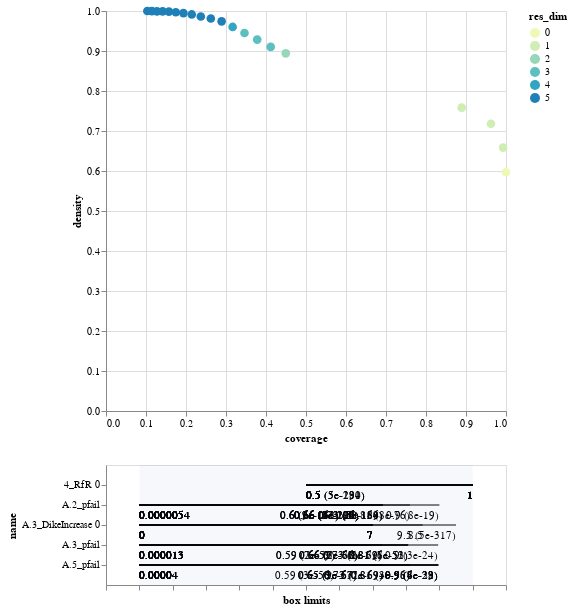

Notebook code for this chart:
### Code cell
box_damage_r10.inspect_tradeoff()

### Figure 1 — Vega-Lite specification as saved in the notebook (floating-point values rounded to 4 significant figures)
{"config": {"view": {"continuousWidth": 400, "continuousHeight": 300}}, "vconcat": [{"data": {"name": "data-4ef427623e35643622fd56e97c646965"}, "mark": {"type": "circle", "size": 75}, "encoding": {"color": {"type": "ordinal", "field": "res_dim", "scale": {"range": ["#eff9b6", "#d0edb3", "#97d6b9", "#5dc0c0", "#31a5c2", "#1f80b8", "#2354a3", "#21318d"]}}, "opacity": {"condition": {"value": 1, "selection": "selector003"}, "value": 0.4}, "tooltip": [{"type": "ordinal", "field": "id"}, {"type": "quantitative", "field": "coverage", "format": ".2"}, {"type": "quantitative", "field": "density", "format": ".2"}, {"type": "ordinal", "field": "res_dim"}], "x": {"type": "quantitative", "field": "coverage"}, "y": {"type": "quantitative", "field": "density"}}, "height": 400, "selection": {"selector003": {"type": "single", "fields": ["id"]}}, "width": 400}, {"layer": [{"data": {"name": "data-368e94e3fdd1f985b123e6e7dbbd942c"}, "mark": "rule", "encoding": {"x": {"type": "quantitative", "axis": {"grid": false, "labels": false, "title": "box limits"}, "field": "x_lower", "scale": {"domain": [0, 1], "padding": 0.1}}, "x2": {"field": "x_upper"}, "y": {"type": "nominal", "field": "name", "scale": {"padding": 1.0}}}, "transform": [{"calculate": "(datum.x1-datum.minimum)/(datum.maximum-datum.minimum)", "as": "x_lower"}, {"calculate": "(datum.x2-datum.minimum)/(datum.maximum-datum.minimum)", "as": "x_upper"}, {"filter": {"selection": "selector003"}}], "width": 400}, {"data": {"name": "data-368e94e3fdd1f985b123e6e7dbbd942c"}, "mark": {"type": "text", "align": "left", "baseline": "top", "dy": 5}, "encoding": {"text": {"type": "ordinal", "field": "text"}, "x": {"type": "quantitative", "axis": {"grid": false, "labels": false, "title": "box limits"}, "field": "x_lower", "scale": {"domain": [0, 1], "padding": 0.1}}, "x2": {"field": "x_upper"}, "y": {"type": "nominal", "field": "name", "scale": {"padding": 1.0}}}, "transform": [{"calculate": "(datum.x1-datum.minimum)/(datum.maximum-datum.minimum)", "as": "x_lower"}, {"calculate": "(datum.x2-datum.minimum)/(datum.maximum-datum.minimum)", "as": "x_upper"}, {"filter": {"selection": "selector003"}}, {"calculate": "datum.qp_lower>0?format(datum.x1, \".2\")+\" (\"+format(datum.qp_lower, \".1~g\")+\")\" :format(datum.x1, \".2\")", "as": "text"}], "width": 400}, {"data": {"name": "data-368e94e3fdd1f985b123e6e7dbbd942c"}, "mark": {"type": "text", "align": "right", "baseline": "top", "dy": 5}, "encoding": {"text": {"type": "ordinal", "field": "text"}, "x": {"type": "quantitative", "field": "x_upper"}, "x2": {"field": "x_upper"}, "y": {"type": "nominal", "field": "name", "scale": {"padding": 1.0}}}, "transform": [{"calculate": "(datum.x1-datum.minimum)/(datum.maximum-datum.minimum)", "as": "x_lower"}, {"calculate": "(datum.x2-datum.minimum)/(datum.maximum-datum.minimum)", "as": "x_upper"}, {"filter": {"selection": "selector003"}}, {"calculate": "datum.qp_upper>0?format(datum.x2, \".2\")+\" (\"+format(datum.qp_upper, \".1\")+\")\" :format(datum.x2, \".2\")", "as": "text"}], "width": 400}, {"data": {"name": "data-bb8d07f6df3d47a6a475317795287b23"}, "mark": {"type": "rect", "opacity": 0.05}, "encoding": {"x": {"type": "quantitative", "field": "start"}, "x2": {"field": "end"}}}, {"data": {"name": "data-d751713988987e9331980363e24189ce"}, "mark": "point", "encoding": {"x": {"type": "quantitative", "field": "x"}, "y": {"type": "nominal", "field": "name"}}, "transform": [{"filter": {"selection": "selector003"}}], "width": 400}, {"data": {"name": "data-d751713988987e9331980363e24189ce"}, "mark": {"type": "text", "align": "center", "baseline": "top", "dy": 5}, "encoding": {"text": {"type": "nominal", "field": "item"}, "x": {"type": "quantitative", "field": "x"}, "y": {"type": "nominal", "field": "name"}}, "transform": [{"filter": {"selection": "selector003"}}], "width": 400}]}], "$schema": "https://vega.github.io/schema/vega-lite/v4.8.1.json", "datasets": {"data-4ef427623e35643622fd56e97c646965": [{"coverage": 1.0, "density": 0.5969, "id": 0, "mass": 1.0, "mean": 0.5969, "res_dim": 0}, {"coverage": 0.9929, "density": 0.6585, "id": 1, "mass": 0.9, "mean": 0.6585, "res_dim": 1}, {"coverage": 0.9624, "density": 0.718, "id": 2, "mass": 0.8, "mean": 0.718, "res_dim": 1}, {"coverage": 0.8893, "density": 0.7583, "id": 3, "mass": 0.7, "mean": 0.7583, "res_dim": 1}, {"coverage": 0.4494, "density": 0.8942, "id": 4, "mass": 0.3, "mean": 0.8942, "res_dim": 2}, {"coverage": 0.4118, "density": 0.9103, "id": 5, "mass": 0.27, "mean": 0.9103, "res_dim": 3}, {"coverage": 0.378, "density": 0.9286, "id": 6, "mass": 0.243, "mean": 0.9286, "res_dim": 3}, {"coverage": 0.3462, "density": 0.9449, "id": 7, "mass": 0.2187, "mean": 0.9449, "res_dim": 3}, {"coverage": 0.3166, "density": 0.9601, "id": 8, "mass": 0.1968, "mean": 0.9601, "res_dim": 4}, {"coverage": 0.289, "density": 0.9741, "id": 9, "mass": 0.1771, "mean": 0.9741, "res_dim": 5}, {"coverage": 0.262, "density": 0.9812, "id": 10, "mass": 0.1594, "mean": 0.9812, "res_dim": 5}, {"coverage": 0.237, "density": 0.9863, "id": 11, "mass": 0.1434, "mean": 0.9863, "res_dim": 5}, {"coverage": 0.2144, "density": 0.9914, "id": 12, "mass": 0.1291, "mean": 0.9914, "res_dim": 5}, {"coverage": 0.1935, "density": 0.9947, "id": 13, "mass": 0.1161, "mean": 0.9947, "res_dim": 5}, {"coverage": 0.1745, "density": 0.9968, "id": 14, "mass": 0.1045, "mean": 0.9968, "res_dim": 5}, {"coverage": 0.1573, "density": 0.9984, "id": 15, "mass": 0.09402, "mean": 0.9984, "res_dim": 5}, {"coverage": 0.1416, "density": 0.9989, "id": 16, "mass": 0.0846, "mean": 0.9989, "res_dim": 5}, {"coverage": 0.1275, "density": 0.9992, "id": 17, "mass": 0.07614, "mean": 0.9992, "res_dim": 5}, {"coverage": 0.1147, "density": 0.9996, "id": 18, "mass": 0.06852, "mean": 0.9996, "res_dim": 5}, {"coverage": 0.1033, "density": 1.0, "id": 19, "mass": 0.06165, "mean": 1.0, "res_dim": 5}], "data-368e94e3fdd1f985b123e6e7dbbd942c": [{"x1": 0.0, "x2": 9.5, "name": "A.3_DikeIncrease 0", "id": 1, "minimum": 0.0, "maximum": 10.0, "qp_lower": -1.0, "qp_upper": 4.781e-317}, {"x1": 0.0, "x2": 8.5, "name": "A.3_DikeIncrease 0", "id": 2, "minimum": 0.0, "maximum": 10.0, "qp_lower": -1.0, "qp_upper": 0.0}, {"x1": 0.0, "x2": 7.0, "name": "A.3_DikeIncrease 0", "id": 3, "minimum": 0.0, "maximum": 10.0, "qp_lower": -1.0, "qp_upper": 0.0}, {"x1": 0.5, "x2": 1.0, "name": "4_RfR 0", "id": 4, "minimum": 0.0, "maximum": 1.0, "qp_lower": 0.0, "qp_upper": -1.0}, {"x1": 0.0, "x2": 7.0, "name": "A.3_DikeIncrease 0", "id": 4, "minimum": 0.0, "maximum": 10.0, "qp_lower": -1.0, "qp_upper": 0.0}, {"x1": 5.392e-06, "x2": 0.9001, "name": "A.2_pfail", "id": 5, "minimum": 5.392e-06, "maximum": 0.9998, "qp_lower": -1.0, "qp_upper": 7.566e-19}, {"x1": 0.5, "x2": 1.0, "name": "4_RfR 0", "id": 5, "minimum": 0.0, "maximum": 1.0, "qp_lower": 0.0, "qp_upper": -1.0}, {"x1": 0.0, "x2": 7.0, "name": "A.3_DikeIncrease 0", "id": 5, "minimum": 0.0, "maximum": 10.0, "qp_lower": -1.0, "qp_upper": 0.0}, {"x1": 5.392e-06, "x2": 0.8116, "name": "A.2_pfail", "id": 6, "minimum": 5.392e-06, "maximum": 0.9998, "qp_lower": -1.0, "qp_upper": 7.885e-76}, {"x1": 0.5, "x2": 1.0, "name": "4_RfR 0", "id": 6, "minimum": 0.0, "maximum": 1.0, "qp_lower": 0.0, "qp_upper": -1.0}, {"x1": 0.0, "x2": 7.0, "name": "A.3_DikeIncrease 0", "id": 6, "minimum": 0.0, "maximum": 10.0, "qp_lower": -1.0, "qp_upper": 0.0}, {"x1": 5.392e-06, "x2": 0.7301, "name": "A.2_pfail", "id": 7, "minimum": 5.392e-06, "maximum": 0.9998, "qp_lower": -1.0, "qp_upper": 4.61e-156}, {"x1": 0.5, "x2": 1.0, "name": "4_RfR 0", "id": 7, "minimum": 0.0, "maximum": 1.0, "qp_lower": 0.0, "qp_upper": -1.0}, {"x1": 0.0, "x2": 7.0, "name": "A.3_DikeIncrease 0", "id": 7, "minimum": 0.0, "maximum": 10.0, "qp_lower": -1.0, "qp_upper": 0.0}, {"x1": 5.392e-06, "x2": 0.7301, "name": "A.2_pfail", "id": 8, "minimum": 5.392e-06, "maximum": 0.9998, "qp_lower": -1.0, "qp_upper": 2.855e-169}, {"x1": 4.033e-05, "x2": 0.8967, "name": "A.5_pfail", "id": 8, "minimum": 4.033e-05, "maximum": 0.9999, "qp_lower": -1.0, "qp_upper": 5.882e-23}, {"x1": 0.5, "x2": 1.0, "name": "4_RfR 0", "id": 8, "minimum": 0.0, "maximum": 1.0, "qp_lower": 0.0, "qp_upper": -1.0}, {"x1": 0.0, "x2": 7.0, "name": "A.3_DikeIncrease 0", "id": 8, "minimum": 0.0, "maximum": 10.0, "qp_lower": -1.0, "qp_upper": 0.0}, {"x1": 5.392e-06, "x2": 0.7301, "name": "A.2_pfail", "id": 9, "minimum": 5.392e-06, "maximum": 0.9998, "qp_lower": -1.0, "qp_upper": 2.137e-184}, {"x1": 1.327e-05, "x2": 0.8963, "name": "A.3_pfail", "id": 9, "minimum": 1.327e-05, "maximum": 0.9997, "qp_lower": -1.0, "qp_upper": 2.742e-24}, {"x1": 4.033e-05, "x2": 0.8967, "name": "A.5_pfail", "id": 9, "minimum": 4.033e-05, "maximum": 0.9999, "qp_lower": -1.0, "qp_upper": 4.254e-28}, {"x1": 0.5, "x2": 1.0, "name": "4_RfR 0", "id": 9, "minimum": 0.0, "maximum": 1.0, "qp_lower": 0.0, "qp_upper": -1.0}, {"x1": 0.0, "x2": 7.0, "name": "A.3_DikeIncrease 0", "id": 9, "minimum": 0.0, "maximum": 10.0, "qp_lower": -1.0, "qp_upper": 0.0}, {"x1": 5.392e-06, "x2": 0.7301, "name": "A.2_pfail", "id": 10, "minimum": 5.392e-06, "maximum": 0.9998, "qp_lower": -1.0, "qp_upper": 3.361e-184}, {"x1": 1.327e-05, "x2": 0.8061, "name": "A.3_pfail", "id": 10, "minimum": 1.327e-05, "maximum": 0.9997, "qp_lower": -1.0, "qp_upper": 5.769e-52}, {"x1": 4.033e-05, "x2": 0.8967, "name": "A.5_pfail", "id": 10, "minimum": 4.033e-05, "maximum": 0.9999, "qp_lower": -1.0, "qp_upper": 7.957e-29}, {"x1": 0.5, "x2": 1.0, "name": "4_RfR 0", "id": 10, "minimum": 0.0, "maximum": 1.0, "qp_lower": 0.0, "qp_upper": -1.0}, {"x1": 0.0, "x2": 7.0, "name": "A.3_DikeIncrease 0", "id": 10, "minimum": 0.0, "maximum": 10.0, "qp_lower": -1.0, "qp_upper": 0.0}, {"x1": 5.392e-06, "x2": 0.6581, "name": "A.2_pfail", "id": 11, "minimum": 5.392e-06, "maximum": 0.9998, "qp_lower": -1.0, "qp_upper": 3.197e-213}, {"x1": 1.327e-05, "x2": 0.8061, "name": "A.3_pfail", "id": 11, "minimum": 1.327e-05, "maximum": 0.9997, "qp_lower": -1.0, "qp_upper": 6.526e-51}, {"x1": 4.033e-05, "x2": 0.8967, "name": "A.5_pfail", "id": 11, "minimum": 4.033e-05, "maximum": 0.9999, "qp_lower": -1.0, "qp_upper": 6.934e-32}, {"x1": 0.5, "x2": 1.0, "name": "4_RfR 0", "id": 11, "minimum": 0.0, "maximum": 1.0, "qp_lower": 0.0, "qp_upper": -1.0}, {"x1": 0.0, "x2": 7.0, "name": "A.3_DikeIncrease 0", "id": 11, "minimum": 0.0, "maximum": 10.0, "qp_lower": -1.0, "qp_upper": 0.0}, {"x1": 5.392e-06, "x2": 0.6581, "name": "A.2_pfail", "id": 12, "minimum": 5.392e-06, "maximum": 0.9998, "qp_lower": -1.0, "qp_upper": 7.788e-220}, {"x1": 1.327e-05, "x2": 0.8061, "name": "A.3_pfail", "id": 12, "minimum": 1.327e-05, "maximum": 0.9997, "qp_lower": -1.0, "qp_upper": 1.167e-53}, {"x1": 4.033e-05, "x2": 0.8108, "name": "A.5_pfail", "id": 12, "minimum": 4.033e-05, "maximum": 0.9999, "qp_lower": -1.0, "qp_upper": 3.954e-56}, {"x1": 0.5, "x2": 1.0, "name": "4_RfR 0", "id": 12, "minimum": 0.0, "maximum": 1.0, "qp_lower": 0.0, "qp_upper": -1.0}, {"x1": 0.0, "x2": 7.0, "name": "A.3_DikeIncrease 0", "id": 12, "minimum": 0.0, "maximum": 10.0, "qp_lower": -1.0, "qp_upper": 0.0}, {"x1": 5.392e-06, "x2": 0.6581, "name": "A.2_pfail", "id": 13, "minimum": 5.392e-06, "maximum": 0.9998, "qp_lower": -1.0, "qp_upper": 3.141e-207}, {"x1": 1.327e-05, "x2": 0.7277, "name": "A.3_pfail", "id": 13, "minimum": 1.327e-05, "maximum": 0.9997, "qp_lower": -1.0, "qp_upper": 2.417e-72}, {"x1": 4.033e-05, "x2": 0.8108, "name": "A.5_pfail", "id": 13, "minimum": 4.033e-05, "maximum": 0.9999, "qp_lower": -1.0, "qp_upper": 3.393e-58}, {"x1": 0.5, "x2": 1.0, "name": "4_RfR 0", "id": 13, "minimum": 0.0, "maximum": 1.0, "qp_lower": 0.0, "qp_upper": -1.0}, {"x1": 0.0, "x2": 7.0, "name": "A.3_DikeIncrease 0", "id": 13, "minimum": 0.0, "maximum": 10.0, "qp_lower": -1.0, "qp_upper": 0.0}, {"x1": 5.392e-06, "x2": 0.6581, "name": "A.2_pfail", "id": 14, "minimum": 5.392e-06, "maximum": 0.9998, "qp_lower": -1.0, "qp_upper": 3.396e-206}, {"x1": 1.327e-05, "x2": 0.7277, "name": "A.3_pfail", "id": 14, "minimum": 1.327e-05, "maximum": 0.9997, "qp_lower": -1.0, "qp_upper": 5.283e-69}, {"x1": 4.033e-05, "x2": 0.7311, "name": "A.5_pfail", "id": 14, "minimum": 4.033e-05, "maximum": 0.9999, "qp_lower": -1.0, "qp_upper": 2.028e-69}, {"x1": 0.5, "x2": 1.0, "name": "4_RfR 0", "id": 14, "minimum": 0.0, "maximum": 1.0, "qp_lower": 0.0, "qp_upper": -1.0}, {"x1": 0.0, "x2": 7.0, "name": "A.3_DikeIncrease 0", "id": 14, "minimum": 0.0, "maximum": 10.0, "qp_lower": -1.0, "qp_upper": 0.0}, {"x1": 5.392e-06, "x2": 0.6581, "name": "A.2_pfail", "id": 15, "minimum": 5.392e-06, "maximum": 0.9998, "qp_lower": -1.0, "qp_upper": 1.098e-194}, {"x1": 1.327e-05, "x2": 0.6563, "name": "A.3_pfail", "id": 15, "minimum": 1.327e-05, "maximum": 0.9997, "qp_lower": -1.0, "qp_upper": 3.427e-77}, {"x1": 4.033e-05, "x2": 0.7311, "name": "A.5_pfail", "id": 15, "minimum": 4.033e-05, "maximum": 0.9999, "qp_lower": -1.0, "qp_upper": 6.516e-69}, {"x1": 0.5, "x2": 1.0, "name": "4_RfR 0", "id": 15, "minimum": 0.0, "maximum": 1.0, "qp_lower": 0.0, "qp_upper": -1.0}, {"x1": 0.0, "x2": 7.0, "name": "A.3_DikeIncrease 0", "id": 15, "minimum": 0.0, "maximum": 10.0, "qp_lower": -1.0, "qp_upper": 0.0}, {"x1": 5.392e-06, "x2": 0.6581, "name": "A.2_pfail", "id": 16, "minimum": 5.392e-06, "maximum": 0.9998, "qp_lower": -1.0, "qp_upper": 2.444e-176}, {"x1": 1.327e-05, "x2": 0.6563, "name": "A.3_pfail", "id": 16, "minimum": 1.327e-05, "maximum": 0.9997, "qp_lower": -1.0, "qp_upper": 1.599e-66}, {"x1": 4.033e-05, "x2": 0.6535, "name": "A.5_pfail", "id": 16, "minimum": 4.033e-05, "maximum": 0.9999, "qp_lower": -1.0, "qp_upper": 1.288e-67}, {"x1": 0.5, "x2": 1.0, "name": "4_RfR 0", "id": 16, "minimum": 0.0, "maximum": 1.0, "qp_lower": 0.0, "qp_upper": -1.0}, {"x1": 0.0, "x2": 7.0, "name": "A.3_DikeIncrease 0", "id": 16, "minimum": 0.0, "maximum": 10.0, "qp_lower": -1.0, "qp_upper": 0.0}, {"x1": 5.392e-06, "x2": 0.5978, "name": "A.2_pfail", "id": 17, "minimum": 5.392e-06, "maximum": 0.9998, "qp_lower": -1.0, "qp_upper": 1.704e-162}, {"x1": 1.327e-05, "x2": 0.6563, "name": "A.3_pfail", "id": 17, "minimum": 1.327e-05, "maximum": 0.9997, "qp_lower": -1.0, "qp_upper": 6.874e-62}, {"x1": 4.033e-05, "x2": 0.6535, "name": "A.5_pfail", "id": 17, "minimum": 4.033e-05, "maximum": 0.9999, "qp_lower": -1.0, "qp_upper": 2.723e-63}, {"x1": 0.5, "x2": 1.0, "name": "4_RfR 0", "id": 17, "minimum": 0.0, "maximum": 1.0, "qp_lower": 5.334e-280, "qp_upper": -1.0}, {"x1": 0.0, "x2": 7.0, "name": "A.3_DikeIncrease 0", "id": 17, "minimum": 0.0, "maximum": 10.0, "qp_lower": -1.0, "qp_upper": 0.0}, {"x1": 5.392e-06, "x2": 0.5978, "name": "A.2_pfail", "id": 18, "minimum": 5.392e-06, "maximum": 0.9998, "qp_lower": -1.0, "qp_upper": 2.18e-141}, {"x1": 1.327e-05, "x2": 0.5869, "name": "A.3_pfail", "id": 18, "minimum": 1.327e-05, "maximum": 0.9997, "qp_lower": -1.0, "qp_upper": 1.893e-59}, {"x1": 4.033e-05, "x2": 0.6535, "name": "A.5_pfail", "id": 18, "minimum": 4.033e-05, "maximum": 0.9999, "qp_lower": -1.0, "qp_upper": 9.278e-57}, {"x1": 0.5, "x2": 1.0, "name": "4_RfR 0", "id": 18, "minimum": 0.0, "maximum": 1.0, "qp_lower": 4.721e-231, "qp_upper": -1.0}, {"x1": 0.0, "x2": 7.0, "name": "A.3_DikeIncrease 0", "id": 18, "minimum": 0.0, "maximum": 10.0, "qp_lower": -1.0, "qp_upper": 0.0}, {"x1": 5.392e-06, "x2": 0.5978, "name": "A.2_pfail", "id": 19, "minimum": 5.392e-06, "maximum": 0.9998, "qp_lower": -1.0, "qp_upper": 9.003e-133}, {"x1": 1.327e-05, "x2": 0.5869, "name": "A.3_pfail", "id": 19, "minimum": 1.327e-05, "maximum": 0.9997, "qp_lower": -1.0, "qp_upper": 6.864e-51}, {"x1": 4.033e-05, "x2": 0.585, "name": "A.5_pfail", "id": 19, "minimum": 4.033e-05, "maximum": 0.9999, "qp_lower": -1.0, "qp_upper": 2.849e-56}, {"x1": 0.5, "x2": 1.0, "name": "4_RfR 0", "id": 19, "minimum": 0.0, "maximum": 1.0, "qp_lower": 3.075e-194, "qp_upper": -1.0}, {"x1": 0.0, "x2": 7.0, "name": "A.3_DikeIncrease 0", "id": 19, "minimum": 0.0, "maximum": 10.0, "qp_lower": -1.0, "qp_upper": 0.0}], "data-bb8d07f6df3d47a6a475317795287b23": [{"start": 0, "end": 1}], "data-d751713988987e9331980363e24189ce": []}}
